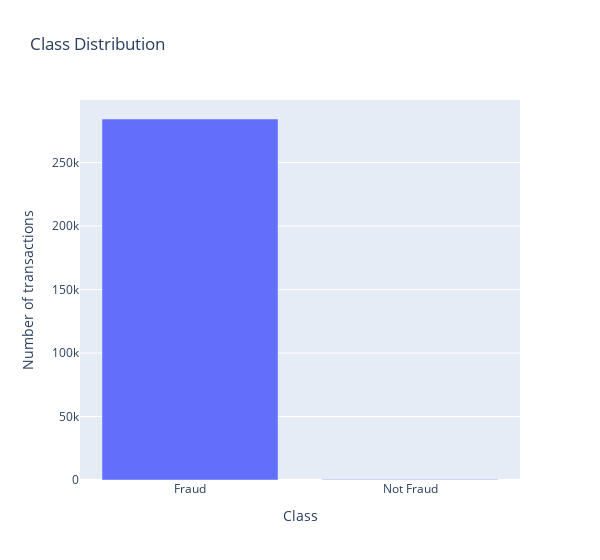

Write notebook code for a chart like this one.
### Markdown cell above
#### Class Imbalance

### Code cell
# Count the number of occurrences of each value in the "Class" column
class_counts = data.groupby("Class").size()

# Create a bar chart of the value counts using Plotly
fig = go.Figure(
    data=[go.Bar(x=class_counts.index, y=class_counts.values)],
    layout=go.Layout(title="Class Distribution", xaxis=dict(tickvals=[0, 1],title = 'Class', ticktext=["Fraud", "Not Fraud"]), 
          yaxis = dict(title = 'Number of transactions'),
          hovermode = 'closest',width=600)
)

# Show the chart
fig.show()

### Figure 1 — Plotly figure (JSON) as saved in the notebook; plotly's stock layout.template omitted (floating-point values rounded to 4 significant figures)
{"data": [{"type": "bar", "x": [0, 1], "y": [284315, 492]}], "layout": {"hovermode": "closest", "title": {"text": "Class Distribution"}, "width": 600, "xaxis": {"ticktext": ["Fraud", "Not Fraud"], "tickvals": [0, 1], "title": {"text": "Class"}}, "yaxis": {"title": {"text": "Number of transactions"}}}}
